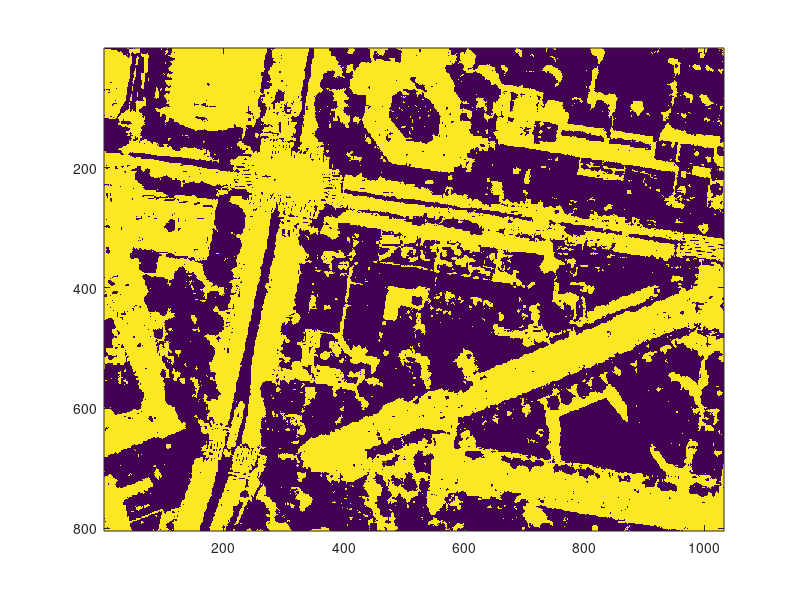

The MATLAB script that drew this image: (Note: this script raises an error after producing the figure.)
% costs = gen_costs(100, 100, .05);
load('trail.mat','road', 'buildings', 'green')
costs = double(road);
costs = 100*imcomplement(costs);
costs = costs + 1;

imagesc(road); axis image;
[Y, X] = ginput (2);
tic;
ctg = dijkstra_matrix(costs,X(2),Y(2));
toc
tic
[ip1, jp1] = dijkstra_path(ctg, costs,round( X(1)), round(Y(1)));
toc
[ip2, jp2] = dijkstra_path2(ctg, costs, round(X(1)), round(Y(1)));

subplot(1,2,1);
imagesc(costs,[1 10]);
colormap(1-gray);
hold on;
plot(jp1, ip1, 'b-', jp2, ip2, 'r-');
hold off;

subplot(1,2,2);
imagesc(ctg);
colormap(1-gray);
hold on;
plot(jp1, ip1, 'b-', jp2, ip2, 'r-');
hold off;
